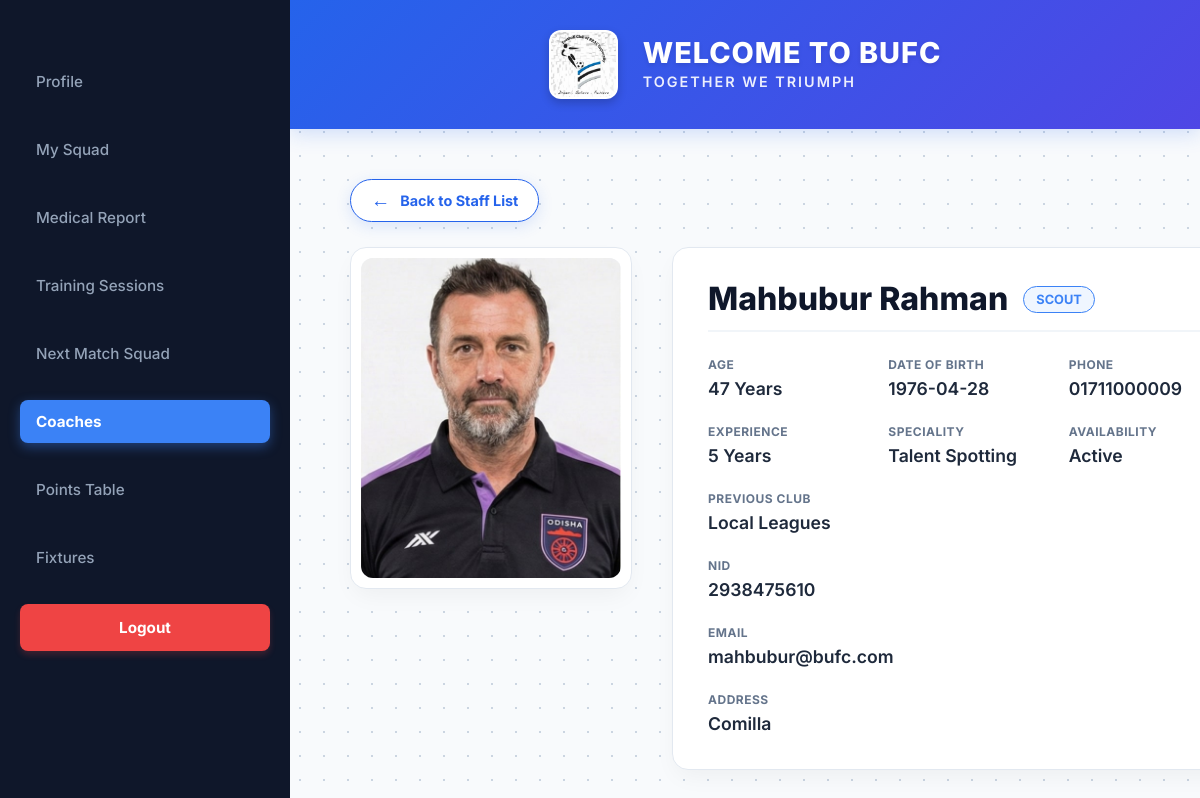
Screenshot of /codes/coachProfile.php?coach_id=9 (signed in) with the database file from the repository.
### tables this page shows
CREATE TABLE `coach` (
  `Coach_ID` int(11) NOT NULL,
  `Coach_Type` varchar(50) DEFAULT NULL,
  `Coach_Experience` varchar(50) DEFAULT NULL,
  `Coach_Availability` varchar(50) DEFAULT NULL,
  `Coach_Previous_Club` varchar(100) DEFAULT NULL,
  `Coach_Speciality` varchar(100) DEFAULT NULL
);

CREATE TABLE `users` (
  `User_ID` int(11) NOT NULL,
  `Name` varchar(100) NOT NULL,
  `Age` int(11) DEFAULT NULL,
  `NID` varchar(50) DEFAULT NULL,
  `Email` varchar(100) DEFAULT NULL,
  `Address` varchar(255) DEFAULT NULL,
  `Phone_No` varchar(20) DEFAULT NULL,
  `Date_of_Birth` date DEFAULT NULL,
  `salary` decimal(10,2) DEFAULT NULL,
  `contract_start_date` date DEFAULT NULL,
  `contract_end_date` date DEFAULT NULL,
  `Password` varchar(255) NOT NULL,
  `Role` varchar(20) NOT NULL
);

### codes/coachProfile.php (the view, shortened to what this page needs)
<?php
require_once('dbconnect.php');
$current_user_id = $_SESSION['user_id'];
$target_id = $current_user_id;
$is_viewing_others = false;
if (isset($_GET['coach_id']) && $_GET['coach_id'] != $current_user_id) {
    $target_id = $_GET['coach_id'];
    $is_viewing_others = true;
}
$query = "SELECT * FROM users u
          JOIN Coach c ON u.User_ID = c.Coach_ID
          WHERE u.User_ID = '$target_id'";
$result = mysqli_query($conn, $query);
$data = mysqli_fetch_assoc($result);
?>
<!DOCTYPE html>
<html lang="en">
<head>
    <link rel="stylesheet" href="coachProfile.css">
</head>
<body>
    <div class="dashboard-container">
        <aside class="sidebar">
            <nav class="sidebar-nav">
                <a href="coachProfile.php"
                    class="nav-item <?php echo !$is_viewing_others ? 'active' : ''; ?>">Profile</a>
                <a href="mySquad.php" class="nav-item">My Squad</a>
                <a href="medicalReport.php" class="nav-item">Medical Report</a>
                <a href="trainingSessions.php" class="nav-item">Training Sessions</a>
                <a href="nextMatchSquad.php" class="nav-item">Next Match Squad</a>
                <?php if ($is_viewing_others): ?>
                    <a href="coaches.php" class="nav-item active">Coaches</a>
                <?php else: ?>
                    <a href="coaches.php" class="nav-item">Coaches</a>
                <?php endif; ?>
                <a href="pointsTable.php" class="nav-item">Points Table</a>
                <a href="fixtures.php" class="nav-item">Fixtures</a>
                <a href="logout.php" class="nav-item logout-link">Logout</a>
            </nav>
        </aside>
        <div class="main-content">
            <header class="top-header">
                <div class="brand-group">
                    <img src="images/bufc-logo.jpg" alt="Logo" class="header-logo">
                    <div class="header-text-group">
                        <h1>WELCOME TO BUFC</h1>
                        <p class="slogan">Together We Triumph</p>
                    </div>
                </div>
            </header>
            <div class="profile-container fade-in">
                <?php if ($is_viewing_others): ?>
                    <div class="back-btn-wrapper">
                        <a href="coaches.php" class="back-btn">
                            <span>&#8592;</span> Back to Staff List
                        </a>
                    </div>
                <?php endif; ?>
                <div class="top-section">
                    <div class="photo-box">
                        <div class="photo-placeholder">
                            <img src="images/coaches/<?php echo $target_id; ?>.jpg" alt="Coach Photo"
                                onerror="this.style.display='none'; this.parentNode.innerText='Photo'">
                        </div>
                    </div>
                    <div class="details-box">
                        <div class="details-header">
                            <div class="header-left-group">
                                <h2 class="player-name"><?php echo htmlspecialchars($data['Name']); ?></h2>
                                <span class="role-pill"><?php echo htmlspecialchars($data['Coach_Type']); ?></span>
                            </div>
                        </div>
                        <div class="info-grid">
                            <div class="info-item">
                                <label>Age</label>
                                <div class="val"><?php echo htmlspecialchars($data['Age']); ?> Years</div>
                            </div>
                            <div class="info-item">
                                <label>Date of Birth</label>
                                <div class="val"><?php echo htmlspecialchars($data['Date_of_Birth']); ?></div>
                            </div>
                            <div class="info-item">
                                <label>Phone</label>
                                <div class="val"><?php echo htmlspecialchars($data['Phone_No']); ?></div>
                            </div>
                            <div class="info-item">
                                <label>Experience</label>
                                <div class="val"><?php echo htmlspecialchars($data['Coach_Experience']); ?></div>
                            </div>
                            <div class="info-item">
                                <label>Speciality</label>
                                <div class="val"><?php echo htmlspecialchars($data['Coach_Speciality']); ?></div>
                            </div>
                            <div class="info-item">
                                <label>Availability</label>
                                <div class="val status-fit"><?php echo htmlspecialchars($data['Coach_Availability']); ?>
                                </div>
                            </div>
                            <div class="info-item full">
                                <label>Previous Club</label>
                                <div class="val"><?php echo htmlspecialchars($data['Coach_Previous_Club']); ?></div>
                            </div>
                            <div class="info-item">
                                <label>NID</label>
                                <div class="val"><?php echo $data['NID'] ? htmlspecialchars($data['NID']) : 'N/A'; ?>
                                </div>
                            </div>
                            <div class="info-item full">
                                <label>Email</label>
                                <div class="val"><?php echo htmlspecialchars($data['Email']); ?></div>
                            </div>
                            <div class="info-item full">
                                <label>Address</label>
                                <div class="val">
                                    <?php echo $data['Address'] ? htmlspecialchars($data['Address']) : 'N/A'; ?>
                                </div>
                            </div>
                        </div>
                    </div>
                </div>
            </div>
        </div>
</body>
</html>

### rows the page displays
coach: Coach_ID.Name "Mahbubur Rahman", Coach_Type "SCOUT", Coach_ID.Age "47", Coach_ID.Date_of_Birth "1976-04-28", Coach_ID.Phone_No "01711000009", Coach_Experience "5 Years", Coach_Speciality "Talent Spotting", Coach_Availability "Active", Coach_Previous_Club "Local Leagues", Coach_ID.NID "2938475610", Coach_ID.Email "mahbubur@bufc.com", Coach_ID.Address "Comilla"
